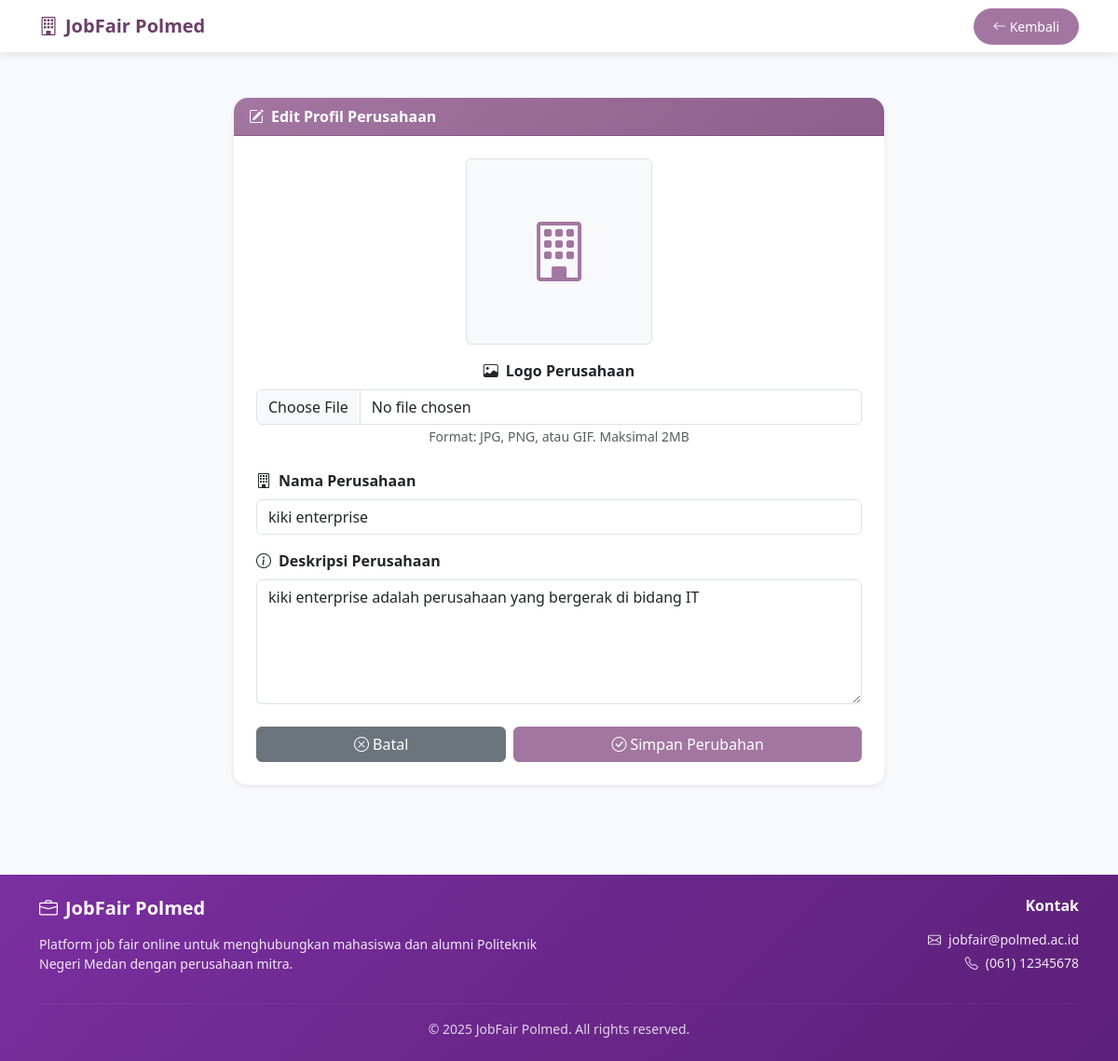
The app's page /dashboard/edit_profile.php (signed in) with its own data.
### tables this page shows
CREATE TABLE IF NOT EXISTS `companies` (
  `company_id` int(11) NOT NULL AUTO_INCREMENT,
  `user_id` int(11) NOT NULL,
  `company_name` varchar(150) NOT NULL,
  `description` text DEFAULT NULL,
  `website` varchar(150) DEFAULT NULL,
  `logo` varchar(255) DEFAULT NULL,
  `status` enum('pending','verified') DEFAULT 'pending',
  PRIMARY KEY (`company_id`),
  KEY `user_id` (`user_id`),
  CONSTRAINT `companies_ibfk_1` FOREIGN KEY (`user_id`) REFERENCES `users` (`user_id`) ON DELETE CASCADE
);

### dashboard/edit_profile.php (the view, shortened to what this page needs)
<?php
include('../config/database.php');
$user_id = $_SESSION['user_id'];
$company = mysqli_fetch_assoc(mysqli_query($conn, "SELECT * FROM companies WHERE user_id='$user_id'"));
?>
<?php
include('../includes/header.php');
?>
<nav class="navbar navbar-expand-lg navbar-light bg-white" style="box-shadow: 0 2px 10px rgba(0,0,0,0.1);">
  <div class="container">
    <a class="navbar-brand fw-bold" href="perusahaan.php" style="color: #6B3F69;"><i class="bi bi-building me-2"></i>JobFair Polmed</a>
    <div class="d-flex">
      <a href="perusahaan.php" class="btn btn-sm" style="background: #A376A2; border-color: #A376A2; color: white; border-radius: 25px; padding: 8px 20px;">
        <i class="bi bi-arrow-left me-1"></i>Kembali
      </a>
    </div>
  </div>
</nav>
<div class="container py-5">
  <div class="card mx-auto shadow-sm" style="max-width:700px; border-radius: 15px;">
    <div class="card-header text-white fw-bold" style="background: linear-gradient(135deg, #A376A2 0%, #8D5F8C 100%); border-radius: 15px 15px 0 0;">
      <i class="bi bi-pencil-square me-2"></i>Edit Profil Perusahaan
    </div>
    <div class="card-body p-4">
      <form method="POST" enctype="multipart/form-data">
        <div class="text-center mb-4">
          <div class="mb-3">
            <?php if (!empty($company['logo'])) { ?>
              <img src="../<?= htmlspecialchars($company['logo']); ?>" alt="Logo Perusahaan"
                   class="img-thumbnail" style="max-width: 200px; max-height: 200px; object-fit: contain;">
            <?php } else { ?>
              <div class="bg-light border rounded d-inline-flex align-items-center justify-content-center"
                   style="width: 200px; height: 200px;">
                <i class="bi bi-building" style="font-size: 4rem; color: #A376A2;"></i>
              </div>
            <?php } ?>
          </div>
          <label class="form-label fw-bold">
            <i class="bi bi-image me-2"></i>Logo Perusahaan
          </label>
          <input type="file" name="logo" class="form-control" accept="image/*">
          <small class="text-muted">Format: JPG, PNG, atau GIF. Maksimal 2MB</small>
        </div>
        <div class="mb-3">
          <label class="form-label fw-bold">
            <i class="bi bi-building me-2"></i>Nama Perusahaan
          </label>
          <input type="text" name="company_name" class="form-control"
                 value="<?= htmlspecialchars($company['company_name']); ?>" required>
        </div>
        <div class="mb-4">
          <label class="form-label fw-bold">
            <i class="bi bi-info-circle me-2"></i>Deskripsi Perusahaan
          </label>
          <textarea name="description" class="form-control" rows="5" required><?= htmlspecialchars($company['description']); ?></textarea>
        </div>
        <div class="d-flex gap-2">
          <a href="perusahaan.php" class="btn btn-secondary flex-fill">
            <i class="bi bi-x-circle me-1"></i>Batal
          </a>
          <button type="submit" name="update" class="btn btn-primary flex-fill" style="background: #A376A2; border-color: #A376A2;">
            <i class="bi bi-check-circle me-1"></i>Simpan Perubahan
          </button>
        </div>
      </form>
    </div>
  </div>
</div>
<?php include('../includes/footer.php'); ?>

### assets/css/style.css (style rules this page uses)
:root { --polmed-primary: #7B2FA0; --polmed-primary-dark: #5C1F78; --polmed-primary-light: #B36BD8; --polmed-bg: #F7F1FB; --polmed-text: #1F1B2E; --polmed-text-muted: #6F6A80; }
body { font-family: 'Segoe UI', Tahoma, Geneva, Verdana, sans-serif; color: var(--polmed-text); background-color: #fcf7e3; }
.btn-primary { background-color: var(--polmed-primary); border-color: var(--polmed-primary); }
.card, .job-card, .application-box { border-radius: 16px; box-shadow: 0 8px 24px rgba(0, 0, 0, 0.06); border: 1px solid rgba(123, 47, 160, 0.06); }

### records on screen
companies: company_name "kiki enterprise", description "kiki enterprise adalah perusahaan yang bergerak di bidang IT"
